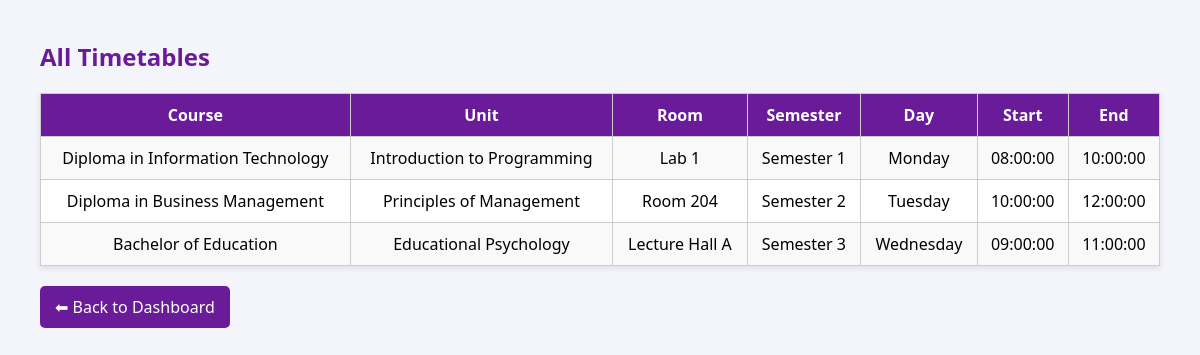
Screenshot of /dean_view_timetable.php (signed in) with the database file from the repository.
### tables this page shows
CREATE TABLE timetables (
    timetable_id INT AUTO_INCREMENT PRIMARY KEY,
    course_id INT,
    unit_id INT,
    lecturer_id INT,
    room_id INT,
    semester_id INT,
    day_of_week ENUM('Monday', 'Tuesday', 'Wednesday', 'Thursday', 'Friday') NOT NULL,
    start_time TIME NOT NULL,
    end_time TIME NOT NULL,
    FOREIGN KEY (course_id) REFERENCES courses(course_id)
        ON DELETE CASCADE,
    FOREIGN KEY (unit_id) REFERENCES units(unit_id)
        ON DELETE CASCADE,
    FOREIGN KEY (lecturer_id) REFERENCES lecturers(lecturer_id)
        ON DELETE CASCADE,
    FOREIGN KEY (room_id) REFERENCES rooms(room_id)
        ON DELETE CASCADE,
    FOREIGN KEY (semester_id) REFERENCES semesters(semester_id)
        ON DELETE CASCADE
);

CREATE TABLE courses (
    course_id INT AUTO_INCREMENT PRIMARY KEY,
    course_code VARCHAR(20) NOT NULL,
    course_name VARCHAR(100) NOT NULL,
    department_id INT,
    FOREIGN KEY (department_id) REFERENCES departments(department_id)
        ON DELETE CASCADE
);

CREATE TABLE units (
    unit_id INT AUTO_INCREMENT PRIMARY KEY,
    unit_code VARCHAR(20) NOT NULL,
    unit_name VARCHAR(100) NOT NULL,
    course_id INT,
    FOREIGN KEY (course_id) REFERENCES courses(course_id)
        ON DELETE CASCADE
);

CREATE TABLE rooms (
    room_id INT AUTO_INCREMENT PRIMARY KEY,
    room_name VARCHAR(50) NOT NULL,
    capacity INT NOT NULL,
    building_name VARCHAR(100) NOT NULL
);

CREATE TABLE semesters (
    semester_id INT AUTO_INCREMENT PRIMARY KEY,
    semester_name VARCHAR(50) NOT NULL,
    course_id INT,
    department_id INT,
    FOREIGN KEY (course_id) REFERENCES courses(course_id)
        ON DELETE CASCADE,
    FOREIGN KEY (department_id) REFERENCES departments(department_id)
        ON DELETE CASCADE
);

### dean_view_timetable.php (the view, shortened to what this page needs)
<?php
include 'db_connect.php';
$query = "
SELECT c.course_name, u.unit_name, r.room_name,
       s.semester_name, t.day_of_week, t.start_time, t.end_time
FROM timetables t
JOIN courses c ON t.course_id = c.course_id
JOIN units u ON t.unit_id = u.unit_id
JOIN rooms r ON t.room_id = r.room_id
JOIN semesters s ON t.semester_id = s.semester_id
ORDER BY t.day_of_week, t.start_time
";
$result = $conn->query($query);
?>
<!DOCTYPE html>
<html lang='en'>
<head>
</head>
<body>
  <h2>All Timetables</h2>
  <?php if ($result && $result->num_rows > 0): ?>
  <table>
    <tr>
      <th>Course</th><th>Unit</th><th>Room</th><th>Semester</th><th>Day</th><th>Start</th><th>End</th>
    </tr>
    <?php while ($row = $result->fetch_assoc()): ?>
    <tr>
      <td><?= htmlspecialchars($row['course_name']) ?></td>
      <td><?= htmlspecialchars($row['unit_name']) ?></td>
      <td><?= htmlspecialchars($row['room_name']) ?></td>
      <td><?= htmlspecialchars($row['semester_name']) ?></td>
      <td><?= htmlspecialchars($row['day_of_week']) ?></td>
      <td><?= htmlspecialchars($row['start_time']) ?></td>
      <td><?= htmlspecialchars($row['end_time']) ?></td>
    </tr>
    <?php endwhile; ?>
  </table>
  <?php else: ?>
    <p>No timetable records found.</p>
  <?php endif; ?>
  <a href="dean_dashboard.php" class="back">⬅ Back to Dashboard</a>
</body>
</html>

### dean_view_timetable.php (style rules this page uses)
body { font-family: 'Segoe UI', sans-serif; margin: 40px; background: #f4f5fb; }
h2 { color: #6a1b9a; }
table { width: 100%; border-collapse: collapse; background: white; box-shadow: 0 2px 6px rgba(0,0,0,0.1); }
th, td { border: 1px solid #ccc; padding: 10px; text-align: center; }
th { background-color: #6a1b9a; color: white; }
tr:nth-child(even) { background: #f9f9f9; }
a.back { display: inline-block; margin-top: 20px; padding: 10px 15px; background: #6a1b9a; color: white; border-radius: 5px; text-decoration: none; }

### rows the page displays
timetables: course.course_name "Diploma in Information Technology", unit.unit_name "Introduction to Programming", room.room_name "Lab 1", semester.semester_name "Semester 1", day_of_week "Monday", start_time "08:00:00", end_time "10:00:00"
timetables: course.course_name "Diploma in Business Management", unit.unit_name "Principles of Management", room.room_name "Room 204", semester.semester_name "Semester 2", day_of_week "Tuesday", start_time "10:00:00", end_time "12:00:00"
timetables: course.course_name "Bachelor of Education", unit.unit_name "Educational Psychology", room.room_name "Lecture Hall A", semester.semester_name "Semester 3", day_of_week "Wednesday", start_time "09:00:00", end_time "11:00:00"
